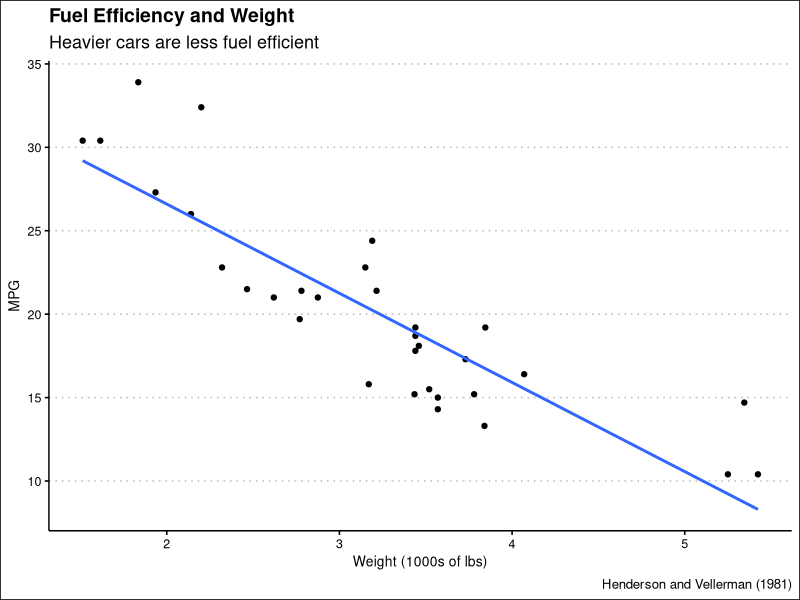

Recreate this plot in R.
## ---- chunk 1
knitr::opts_chunk$set(echo = FALSE)
library(tidyverse)
library(ggthemes)


## ---- chunk 2
mtcars %>% 
select(mpg, wt) %>% 
ggplot(aes(x = wt, y =mpg ))+
geom_point()+
geom_smooth(method = "lm", formula = y~x, se = FALSE)+
theme_clean()+
labs(title = "Fuel Efficiency and Weight", subtitle = "Heavier cars are less fuel efficient", x = "Weight (1000s of lbs)", y = "MPG", captions = "Henderson and Vellerman (1981)")

